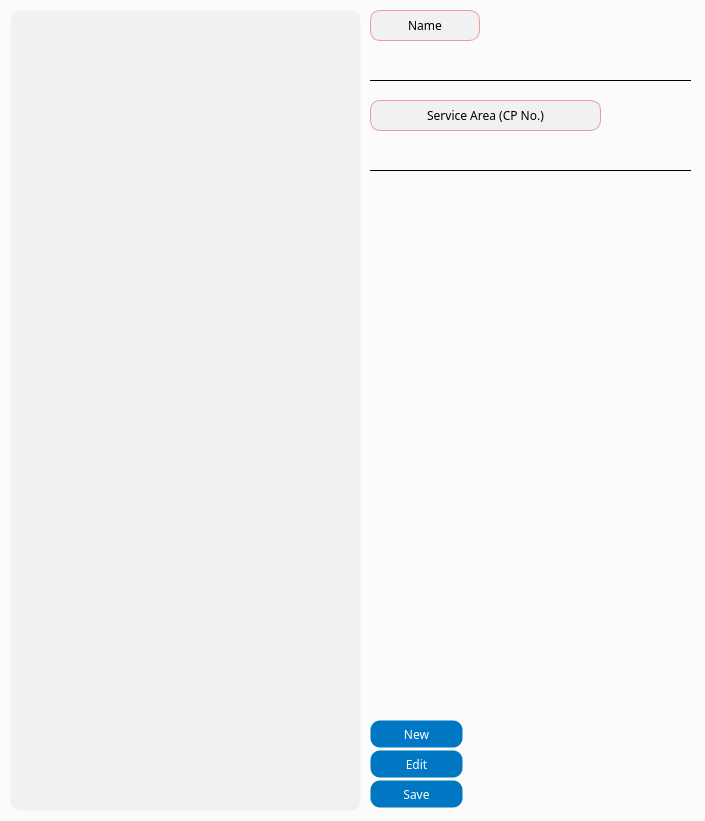
<?xml version="1.0" encoding="UTF-8"?>
<ui version="4.0">
 <class>MainWindow</class>
 <widget class="QMainWindow" name="MainWindow">
  <property name="geometry">
   <rect>
    <x>0</x>
    <y>0</y>
    <width>705</width>
    <height>821</height>
   </rect>
  </property>
  <property name="windowTitle">
   <string>Loan Officer Management</string>
  </property>
  <property name="styleSheet">
   <string notr="true">QWidget {
	background-color: #fbfbfb;
}

QTableView {
	background-color: #f1f1f1;
	border: 1px solid transparent;
	border-radius: 10px;
}

QPushButton {
    background-color: #0077c2;
    color: white;
    border: 1px solid transparent;
    border-radius: 10px;
    padding: 5px 10px;
}

QPushButton:hover {
    border: 1px solid white;
}

QPushButton:pressed {
    background-color: #005f9e;
    padding-top: 6px;
    padding-bottom: 4px;
}

QPushButton:disabled {
    background-color: lightgray;
    color: gray;
    border: 1px solid gray;
}
</string>
  </property>
  <widget class="QWidget" name="centralwidget">
   <widget class="QTableView" name="officerTable">
    <property name="geometry">
     <rect>
      <x>10</x>
      <y>10</y>
      <width>351</width>
      <height>801</height>
     </rect>
    </property>
    <property name="font">
     <font>
      <family>Arial Black</family>
     </font>
    </property>
    <property name="styleSheet">
     <string notr="true"/>
    </property>
   </widget>
   <widget class="QPushButton" name="newButton">
    <property name="geometry">
     <rect>
      <x>370</x>
      <y>720</y>
      <width>93</width>
      <height>28</height>
     </rect>
    </property>
    <property name="font">
     <font>
      <family>Arial Black</family>
      <pointsize>9</pointsize>
     </font>
    </property>
    <property name="text">
     <string>New</string>
    </property>
   </widget>
   <widget class="QPushButton" name="saveButton">
    <property name="geometry">
     <rect>
      <x>370</x>
      <y>780</y>
      <width>93</width>
      <height>28</height>
     </rect>
    </property>
    <property name="font">
     <font>
      <family>Arial Black</family>
      <pointsize>9</pointsize>
     </font>
    </property>
    <property name="text">
     <string>Save</string>
    </property>
   </widget>
   <widget class="QPushButton" name="editButton">
    <property name="geometry">
     <rect>
      <x>370</x>
      <y>750</y>
      <width>93</width>
      <height>28</height>
     </rect>
    </property>
    <property name="font">
     <font>
      <family>Arial Black</family>
      <pointsize>9</pointsize>
     </font>
    </property>
    <property name="text">
     <string>Edit</string>
    </property>
   </widget>
   <widget class="QLineEdit" name="officerName">
    <property name="geometry">
     <rect>
      <x>370</x>
      <y>50</y>
      <width>321</width>
      <height>31</height>
     </rect>
    </property>
    <property name="font">
     <font>
      <family>Arial Black</family>
     </font>
    </property>
    <property name="styleSheet">
     <string notr="true">QLineEdit {
    border: none;
    border-bottom: 1px solid black;
    background-color: transparent;
    color: black;
}

QLineEdit:disabled {
    border: none;
    border-bottom: 1px solid lightgray;
    background-color:  rgb(236, 236, 236);
    color: lightgray;
}</string>
    </property>
   </widget>
   <widget class="QLineEdit" name="officerServiceArea">
    <property name="geometry">
     <rect>
      <x>370</x>
      <y>140</y>
      <width>321</width>
      <height>31</height>
     </rect>
    </property>
    <property name="font">
     <font>
      <family>Arial Black</family>
     </font>
    </property>
    <property name="styleSheet">
     <string notr="true">QLineEdit {
    border: none;
    border-bottom: 1px solid black;
    background-color: transparent;
    color: black;
}

QLineEdit:disabled {
    border: none;
    border-bottom: 1px solid lightgray;
    background-color:  rgb(236, 236, 236);
    color: lightgray;
}</string>
    </property>
   </widget>
   <widget class="QLabel" name="label_33">
    <property name="geometry">
     <rect>
      <x>370</x>
      <y>100</y>
      <width>231</width>
      <height>31</height>
     </rect>
    </property>
    <property name="minimumSize">
     <size>
      <width>110</width>
      <height>0</height>
     </size>
    </property>
    <property name="maximumSize">
     <size>
      <width>16777215</width>
      <height>16777215</height>
     </size>
    </property>
    <property name="font">
     <font>
      <family>Arial Black</family>
      <pointsize>9</pointsize>
     </font>
    </property>
    <property name="styleSheet">
     <string notr="true">background-color:rgb(241, 241, 241);
border: 1px solid #ef9a9a;
border-radius: 10px;</string>
    </property>
    <property name="frameShape">
     <enum>QFrame::Box</enum>
    </property>
    <property name="text">
     <string>Service Area (CP No.)</string>
    </property>
    <property name="alignment">
     <set>Qt::AlignCenter</set>
    </property>
   </widget>
   <widget class="QLabel" name="label_34">
    <property name="geometry">
     <rect>
      <x>370</x>
      <y>10</y>
      <width>110</width>
      <height>31</height>
     </rect>
    </property>
    <property name="minimumSize">
     <size>
      <width>110</width>
      <height>0</height>
     </size>
    </property>
    <property name="maximumSize">
     <size>
      <width>110</width>
      <height>16777215</height>
     </size>
    </property>
    <property name="font">
     <font>
      <family>Arial Black</family>
      <pointsize>9</pointsize>
     </font>
    </property>
    <property name="styleSheet">
     <string notr="true">background-color:rgb(241, 241, 241);
border: 1px solid #ef9a9a;
border-radius: 10px;</string>
    </property>
    <property name="frameShape">
     <enum>QFrame::Box</enum>
    </property>
    <property name="text">
     <string>Name</string>
    </property>
    <property name="alignment">
     <set>Qt::AlignCenter</set>
    </property>
   </widget>
  </widget>
 </widget>
 <tabstops>
  <tabstop>officerName</tabstop>
  <tabstop>officerServiceArea</tabstop>
  <tabstop>newButton</tabstop>
  <tabstop>editButton</tabstop>
  <tabstop>saveButton</tabstop>
  <tabstop>officerTable</tabstop>
 </tabstops>
 <resources/>
 <connections/>
</ui>
